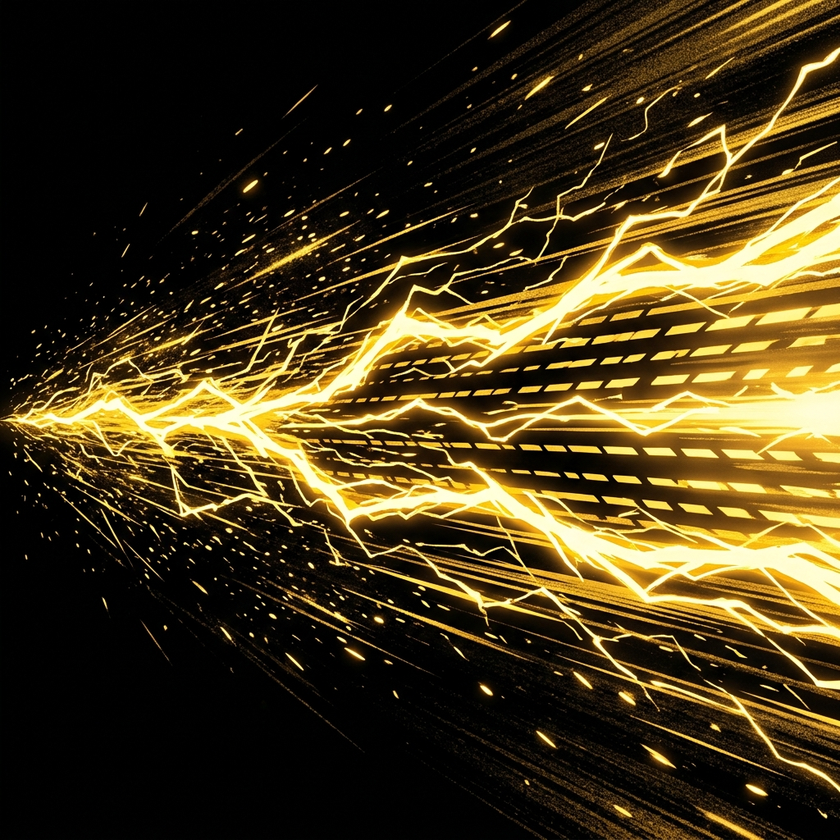
#> input picture ult1_trail.png, 840 x 840 px, shrunk from 1024 x 1024 before the run
$ python fix_edges.py ult1_trail.png out.png
#> lines starting #> are read from the running program, lines starting #| are printed output that depends on the picture
from PIL import Image, ImageDraw
import sys
import numpy as np

img_path = sys.argv[1]
out_path = sys.argv[2]

img = Image.open(img_path).convert("RGB")
#> img is the input picture: PIL image 840x840 RGB; mean R, G, B 70, 56.7, 26.4
w, h = img.size
#> w = 840; h = 840

# Create a radial gradient mask (center white, edges black)
# To guarantee no cutoff, the mask drops to 0 smoothly but quickly near the edge.
Y, X = np.ogrid[:h, :w]
#> Y = 840 values from 0 to 839
dist_from_center = np.sqrt((X - w/2)**2 + (Y - h/2)**2)

# Max distance is roughly w/2. We want it to reach 0 at say 0.9 * max_dist
max_dist = min(w, h)/2
#> max_dist = 420
mask = np.clip(1.0 - (dist_from_center / (max_dist * 0.85)), 0, 1)

# Apply some easing like x^2 to make the center stay bright longer
mask = mask ** 1.5

# Multiply RGB by mask
arr = np.array(img).astype(float)
arr[:,:,0] *= mask
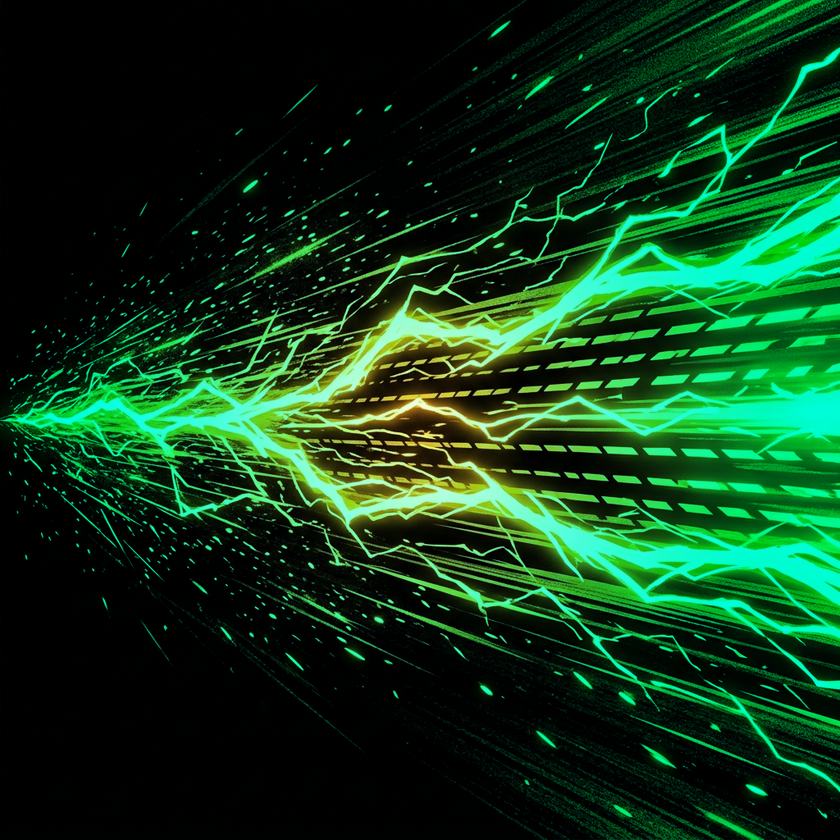
#> arr: shape (840, 840, 3) float64; mean R, G, B 14.3, 56.7, 26.4
arr[:,:,1] *= mask
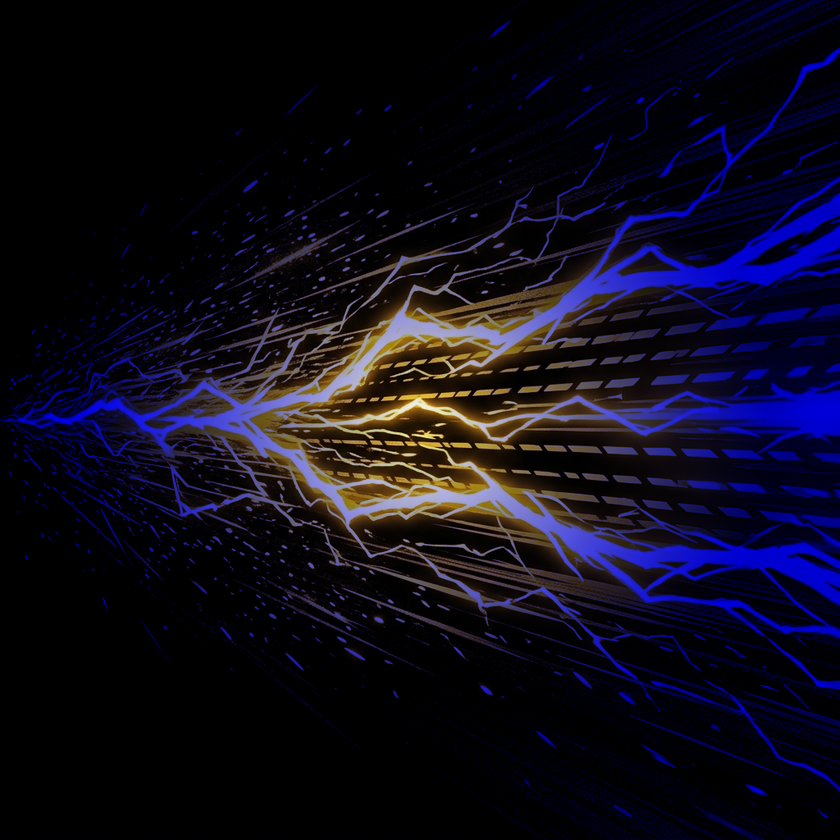
#> arr: shape (840, 840, 3) float64; mean R, G, B 14.3, 11.7, 26.4
arr[:,:,2] *= mask
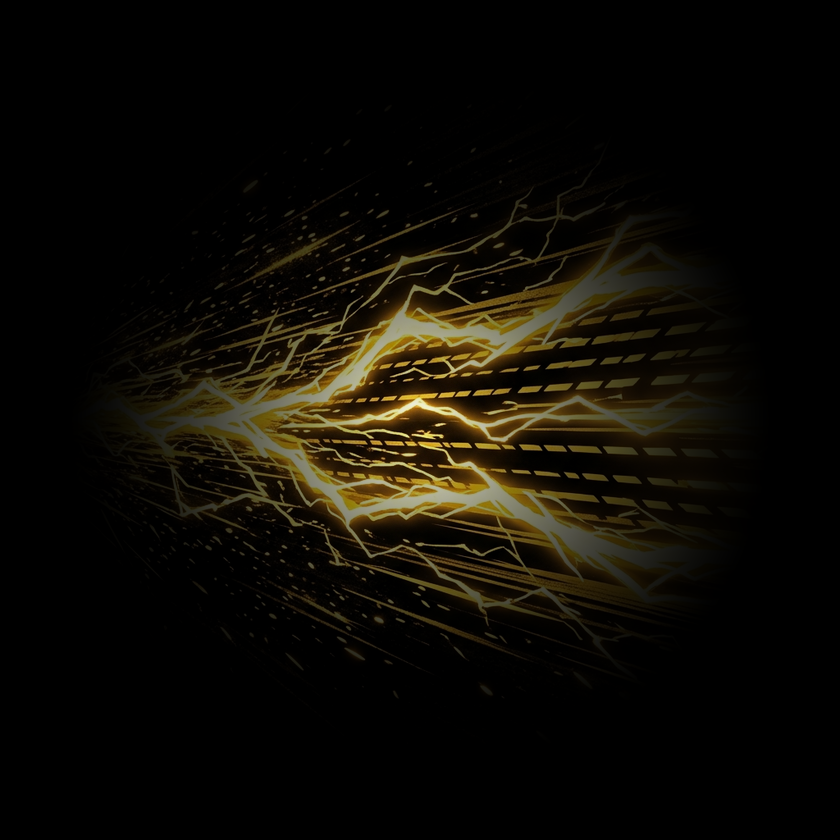
#> arr: shape (840, 840, 3) float64; mean R, G, B 14.3, 11.7, 5.5

img_out = Image.fromarray(arr.astype(np.uint8))
img_out.save(out_path)
print("Saved", out_path)
